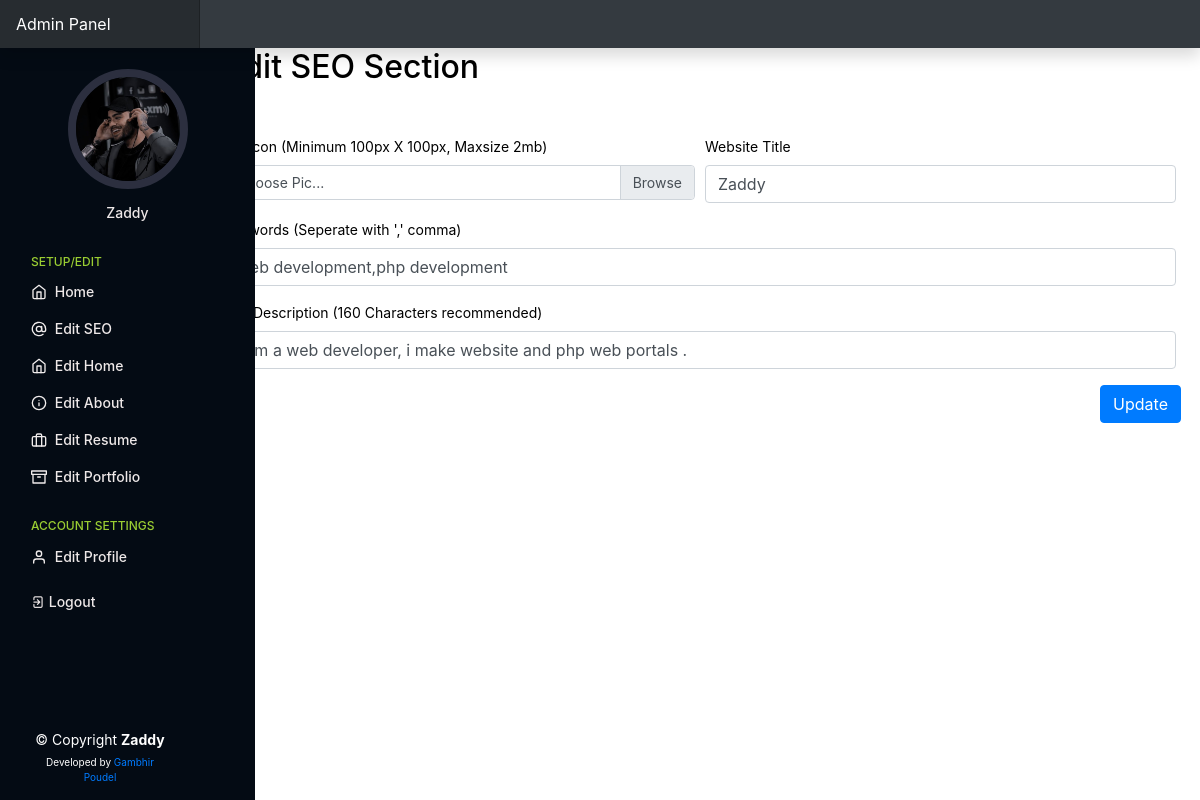
The page /admin/?editseo=true (signed in) on the database its author committed.
### tables this page shows
CREATE TABLE `personal_setup` (
  `id` int(11) NOT NULL,
  `profilepic` varchar(250) NOT NULL,
  `sidebar` varchar(250) NOT NULL,
  `footer` varchar(250) NOT NULL,
  `name` varchar(250) NOT NULL,
  `twitter` varchar(200) NOT NULL,
  `facebook` varchar(200) NOT NULL,
  `instagram` varchar(200) NOT NULL,
  `discord` varchar(200) NOT NULL,
  `linkedin` varchar(200) NOT NULL,
  `github` varchar(200) NOT NULL,
  `homewallpaper` varchar(200) NOT NULL,
  `professions` varchar(200) NOT NULL,
  `location` text NOT NULL,
  `mobile` varchar(200) NOT NULL,
  `emailid` varchar(200) NOT NULL
);

CREATE TABLE `basic_setup` (
  `id` int(11) NOT NULL,
  `title` varchar(250) NOT NULL,
  `description` text NOT NULL,
  `keyword` text NOT NULL,
  `icon` varchar(250) NOT NULL
);

### admin/php/seo.php (the view, shortened to what this page needs)
<h2>Edit SEO Section</h2>
<form method="post" action="php/useo.php" enctype="multipart/form-data">
  <div class="form-row">
    <div class="form-group col-md-12">
    </div>
    <div class="form-group col-md-6">
      <label>Siteicon (Minimum 100px X 100px, Maxsize 2mb)</label>
      <div class="custom-file">
        <label class="custom-file-label" for="projectpic">Choose Pic...</label>
      </div>
    </div>
    <div class="form-group col-md-6 mt-auto">
      <label for="name">Website Title</label>
      <input type="name" name="title" value="<?= $data['title'] ?>" class="form-control" id="name" placeholder="Mohan Goswami">
    </div>
    <div class="form-group col-md-12">
      <label for="email">Keywords (Seperate with ',' comma)</label>
      <input type="text" name="keywords" value="<?= $data['keyword'] ?>" class="form-control" id="email" placeholder="web developer,php developer,graphic designer,freelancer">
    </div>
    <div class="form-group col-md-12">
      <label for="email">Site Description (160 Characters recommended)</label>
      <input type="text" value="<?= $data['description'] ?>" name="description" class="form-control" id="email" placeholder="this is portfolio website">
    </div>
    <div class="form-group ml-auto">
      <input type="submit" name="seo" class="btn btn-primary" value="Update">
    </div>
</form>

### admin/index.php (shortened to what this page needs)
<?php
include('../include/db.php');
$query = "SELECT * FROM personal_setup,aboutus_setup,basic_setup,admin_users";
$queryrun = mysqli_query($db, $query);
$data = mysqli_fetch_array($queryrun);
?>
<!doctype html>
<html lang="en">
<head>
  <link href="assets/dist/css/bootstrap.css" rel="stylesheet">
  <link rel="stylesheet" href="https://unicons.iconscout.com/release/v4.0.0/css/line.css">
  <link href="css/dashboard.css" rel="stylesheet">
</head>
<body>
  <nav class="navbar navbar-dark sticky-top bg-dark flex-md-nowrap p-0 shadow">
    <a class="navbar-brand col-md-3 col-lg-2 mr-0 px-3" href="#">Admin Panel</a>
  </nav>
  <div class="container-fluid">
    <div class="row">
      <nav id="sidebarMenu" class="col-md-3 col-lg-2 d-md-block bg-light sidebar collapse">
        <div class="sidebar-sticky pt-3">
          <div class="profile">
            <img src="../assets/img/<?= $data['profilepic'] ?>" alt="" class="img-fluid rounded-circle">
            <a href="#" class="nav-link"><?= $_SESSION['username'] ?></a>
          </div>
          <ul class="nav flex-column">
            <h6 class="sidebar-heading d-flex justify-content-between align-items-center px-3 mt-4 mb-1 text-muted">
              <span>Setup/Edit</span>
            </h6>
            <li class="nav-item">
              <a class="nav-link" href="../admin/">
                <span data-feather="home"></span>
                Home
              </a>
            </li>
            <li class="nav-item">
              <a class="nav-link" href="?editseo=true">
                <span data-feather="at-sign"></span>
                Edit SEO
              </a>
            </li>
            <li class="nav-item">
              <a class="nav-link" href="?edithome=true">
                <span data-feather="home"></span>
                Edit Home
              </a>
            </li>
            <li class="nav-item">
              <a class="nav-link" href="?editabout=true">
                <span data-feather="info"></span>
                Edit About
              </a>
            </li>
            <li class="nav-item">
              <a class="nav-link" href="?editresume=true">
                <span data-feather="briefcase"></span>
                Edit Resume
              </a>
            </li>
            <li class="nav-item">
              <a class="nav-link" href="?editportfolio=true">
                <span data-feather="archive"></span>
                Edit Portfolio
              </a>
            </li>
          </ul>
          <h6 class="sidebar-heading d-flex justify-content-between align-items-center px-3 mt-4 mb-1 text-muted">
            <span>Account Settings</span>
          </h6>
          <ul class="nav flex-column mb-2">
            <li class="nav-item">
              <a class="nav-link" href="?editprofile=true">
                <span data-feather="user"></span>
                Edit Profile
              </a>
            </li>
          </ul>
          <ul class="nav flex-column mb-2">
            <li class="nav-item">
              <a class="nav-link" href="php/logout.php"> <i class="uil-signout"></i>
                Logout
              </a>
            </li>
          </ul>
        </div>
      </nav>
      <main role="main" class="col-md-9 ml-sm-auto col-lg-10 px-md-4">
        <?php
        if (isset($_GET['edithome'])) {
          include('php/home.php');
        } else if (isset($_GET['editabout'])) {
          include('php/about.php');
        } else if (isset($_GET['editresume'])) {
          include('php/resume.php');
        } else if (isset($_GET['editportfolio'])) {
          include('php/portfolio.php');
        } else if (isset($_GET['editseo'])) {
          include('php/seo.php');
        } else if (isset($_GET['editprofile'])) { ?>
          <h2>Edit Profile</h2>
          <?php
          if (isset($_GET['msg'])) {
            if ($_GET['msg'] == 'updated') {
          ?>
              <div class="alert alert-success text-center" role="alert">
                Successfully Updated !
              </div>
          <?php
            }
          }
          ?>
          <form method="post" action="php/uprofile.php">
            <div class="form-row">
              <div class="form-group col-md-6">
                <label for="ptitle">Name</label>
                <input type="text" name="username" value="<?= $data['username'] ?>" class="form-control" id="ptitle" placeholder="Monu Giri">
              </div>
              <div class="form-group col-md-6">
                <label for="psubtitle">Password</label>
                <input type="text" name="userpass" value="<?= $data['user_pass'] ?>" class="form-control" id="psubtitle" placeholder="*************">
              </div>
              <div class="form-group col-md-12">
                <label for="psubtitle">Email Id</label>
                <input type="text" name="userid" value="<?= $data['user_id'] ?>" class="form-control" id="psubtitle" placeholder="admin@admin.com">
              </div>
            </div>
            <input type="submit" name="uprofile" class="btn btn-primary" value="Save Changes">
          </form>
        <?php } else {
          include('php/welcome.php');
        } ?>
      </main>
    </div>
  </div>
  <footer id="footer">
    <div class="container">
      <div class="copyright">
        &copy; Copyright <strong><span>Zaddy</span></strong>
      </div>
      <div class="credits">
        Developed by <a href="#">Gambhir Poudel</a>
      </div>
    </div>
  </footer>
</body>
</html>

### admin/css/dashboard.css (style rules this page uses)
body { font-size: .875rem; }
.feather { width: 16px; height: 16px; vertical-align: text-bottom; }
.sidebar { position: fixed; top: 0; bottom: 0; left: 0; z-index: 100; padding: 48px 0 0; box-shadow: inset -1px 0 0 rgba(0, 0, 0, .1); }
.sidebar-sticky { position: relative; top: 0; height: calc(100vh - 48px); padding-top: .5rem; overflow-x: hidden; overflow-y: auto; }
.sidebar .nav-link { font-weight: 500; color: #eee8e8; }
.sidebar .nav-link .feather { margin-right: 4px; color: #f0ecec; }
.sidebar-heading { font-size: .75rem; text-transform: uppercase; }
.navbar-brand { padding-top: .75rem; padding-bottom: .75rem; font-size: 1rem; background-color: rgba(0, 0, 0, .25); box-shadow: inset -1px 0 0 rgba(0, 0, 0, .25); }

### admin/index.php (style rules this page uses)
#footer { padding: 15px; color: white; font-size: 14px; position: fixed; left: 0; bottom: 0; width: 200px; z-index: 9999; }
#footer .copyright { text-align: center; }
#footer .credits { padding-top: 5px; text-align: center; font-size: 10px; color: white; }
.sidebar-sticky { position: fixed; top: 0; left: 0; bottom: 0; width: 255px; transition: all ease-in-out 0.5s; z-index: 9997; transition: all 0.5s; padding: 0 15px; background: #040b14; overflow-y: auto; }
.profile img { margin: 5px auto; display: block; width: 120px; border: 8px solid #2c2f3f; }
.sidebar-sticky .profile a { text-decoration: none; font-size: 14px; text-align: center; }

### rows shown on the page
personal_setup: profilepic (picture), title "Zaddy", keywords "web development,php development", description "i am a web developer, i make website and php web portals ."

### other values the page prints
$_SESSION['username'] "Zaddy"
